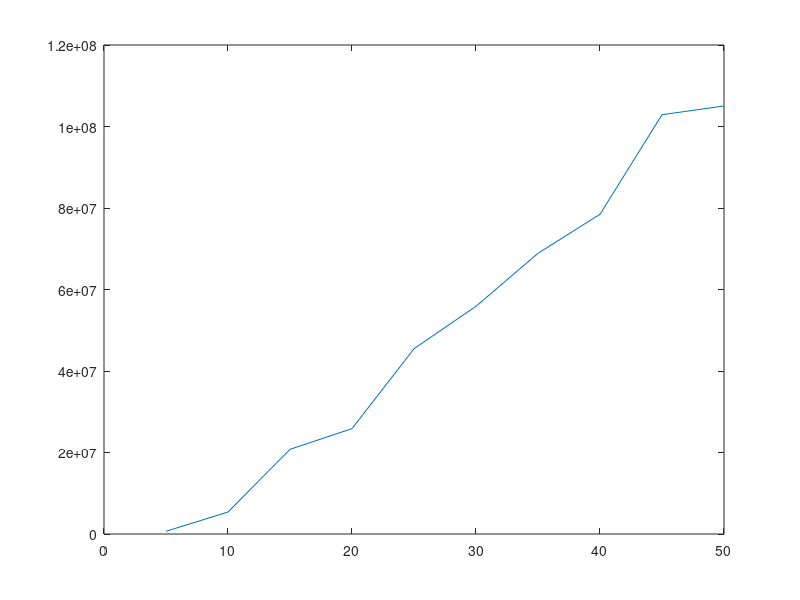

Reproduce this figure in MATLAB.
clc
clear
close all

niz5 = [1273, 1425964, 307899, 612996, 971495];
niz10 =[5563848, 6446409, 5104332, 5544540, 4335148];
niz15 = [15343491, 35625059, 17801790, 11947952, 23160714];
niz20 = [24238707, 27298799, 33122197, 19531926, 25102293];
niz25 = [41072211, 40177035, 42782133, 56966532, 46325476];
niz30 = [49138410, 55047285, 41604221, 80560912, 53075044];
niz35 = [65486500, 60193568, 77471198, 69223174, 72008798];
niz40 = [60311169, 65938468, 91280469, 86773214, 88000012];
niz45 = [112929463, 95870123, 101645362, 99798832, 104234563];
niz50 = [76824086, 120341563, 108934213, 98011234, 121054677];

srednje_vrednosti = [mean(niz5),mean(niz10),mean(niz15),mean(niz20),mean(niz25),mean(niz30),mean(niz35),mean(niz40),mean(niz45),mean(niz50)];
korisnici = [5,10,15,20,25,30,35,40,45,50];
figure,
plot(korisnici, srednje_vrednosti)